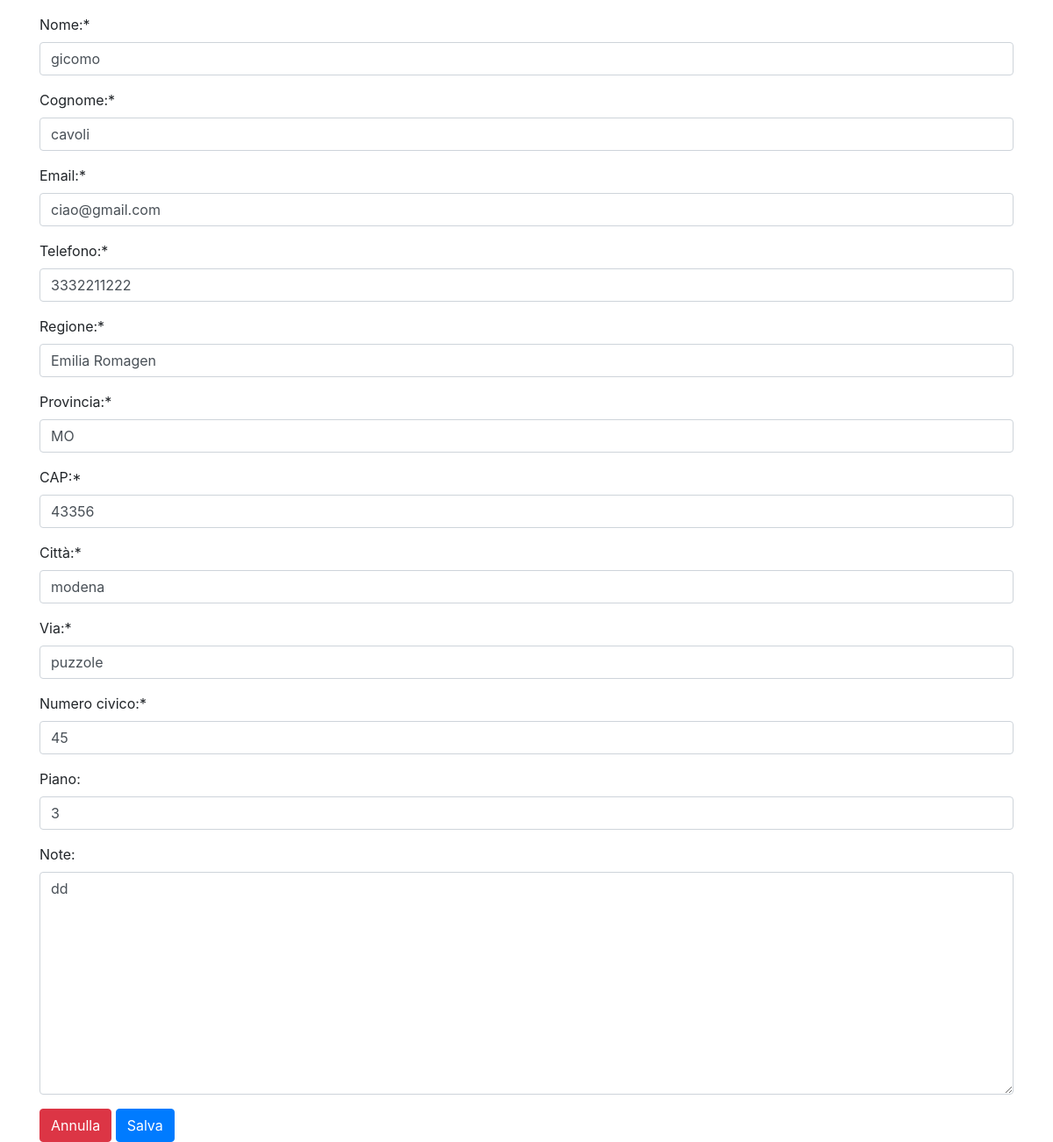
The app's page /users/profile/modify/2 (signed in), older data.
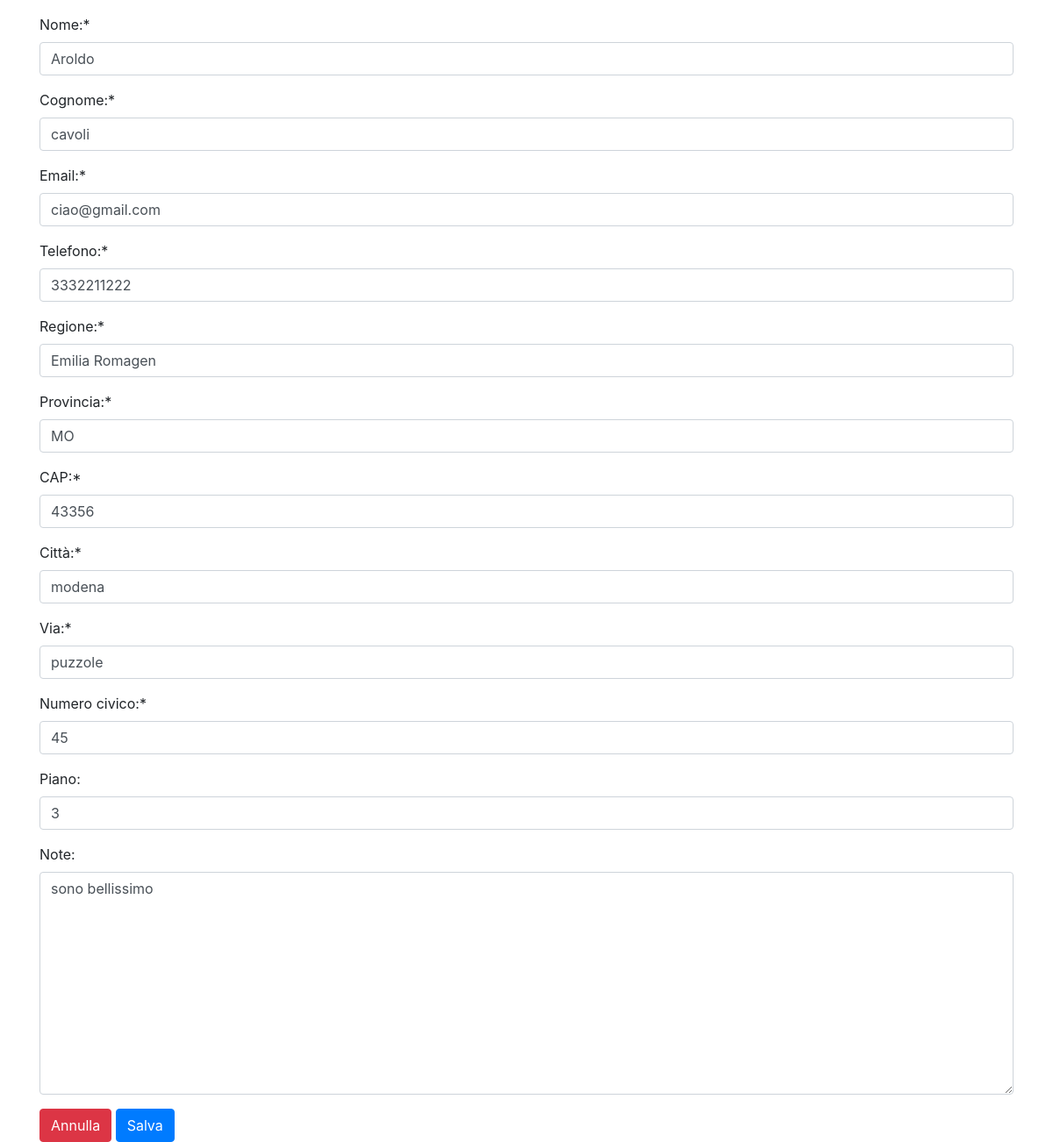
The same page, newer data.
### users/models.py (models this page shows, shortened)
class User(AbstractBaseUser, PermissionsMixin):
    email = models.EmailField(max_length=60, unique=True, verbose_name='Email:')
    first_name = models.CharField(max_length=60, verbose_name='Nome:')
    last_name = models.CharField(max_length=60, verbose_name='Cognome:')
    region = models.CharField(max_length=35, verbose_name='Regione:')
    province = models.CharField(max_length=30, verbose_name='Provincia:')
    cap = models.CharField(max_length=5, verbose_name='CAP:')
    city = models.CharField(max_length=50, verbose_name='Città:')
    via = models.CharField(max_length=50, verbose_name='Via:')
    house_number = models.CharField(max_length=10, verbose_name='Numero civico:')
    piano = models.CharField(max_length=30, blank=True, verbose_name='Piano:')
    note = models.TextField(blank=True, verbose_name='Note:', null=True)
    tel_regex = RegexValidator(regex=r'^\+?1?\d{10,10}$', message=('Numero di telefono errato!'))
    tel = models.CharField(validators=[tel_regex], max_length=10, verbose_name='Telefono:')
    is_admin = models.BooleanField(default=False)
    is_active = models.BooleanField(default=True)
    is_staff = models.BooleanField(default=False)
    is_restaurateur = models.BooleanField(default=False)
    USERNAME_FIELD = 'email'
    REQUIRED_FIELDS = ['first_name', 'last_name']
    objects = CustomUser()
    class Meta:
        verbose_name = _('Restaurant user')
        verbose_name_plural = _('Restaurant users')

### users/views.py (the view)
# urls.py: path('profile/modify/<int:id>', UpdateUser.as_view(), name='profile-update'),
@method_decorator(is_client, name='dispatch')
class UpdateUser(UpdateView):
    model = User
    template_name = 'users/user_modify.html'
    success_url = reverse_lazy('users:user-profile')
    fields = (
        'first_name',
        'last_name',
        'email',
        'tel',
        'region',
        'province',
        'cap',
        'city',
        'via',
        'house_number',
        'piano',
        'note'
    )
    labels = {
        'first_name': 'Inserisci il nuovo nome:',
        'last_name': 'Inserisci il nuovo cognome',
        'email': 'Inserisci la nuova mail:',
        'tel': 'Inserisci il nuovo numero di telefono:',
        'region': 'Inserisci la nuova regione:',
        'province': 'Inserisci la nuova provincia:',
        'cap': 'Inserisci il nuovo CAP:',
        'city': 'Inserisci la nuova città:',
        'via': 'Inserisci la nuova via:',
        'house_number': 'Inserisci il nuovo numero di casa',
        'piano': 'Inserisci il nuovo piano',
        'note': 'Inserisci le note:'
    }
    def get_object(self, queryset=None):
        obj = User.objects.get(id=self.kwargs['id'])
        return obj

### users/views.py (called while the page is built)
def is_client(function):
    def wrapper(*args, **kwargs):
        request = args[0]
        if request is not None:
            user = request.user
            try:
                if not user.is_restaurateur and not user.is_admin and not user.is_staff:
                    return function(*args, **kwargs)
                else:
                    return render(request, 'users/authentication_error.html', {})
            except AttributeError:
                raise Http404   #per utenti anonimi
    return wrapper

### users/templates/users/user_modify.html (shortened to what this page needs)
{% extends 'base.html' %}
{% load crispy_forms_tags %}
{% block content %}
    <form method="post">{% csrf_token %}
        {{ form|crispy }}
         <button type="button" class="btn btn-danger" onclick="location.href='../'"
                id="cancel-button">Annulla</button>
        <input type="submit" value="Salva" class="btn btn-primary">
    </form>
{% endblock %}

Row changes from the older to the newer data that the page shows:
changed User "cavoli": first_name "gicomo" → "Aroldo"; note "dd" → "sono bellissimo"
